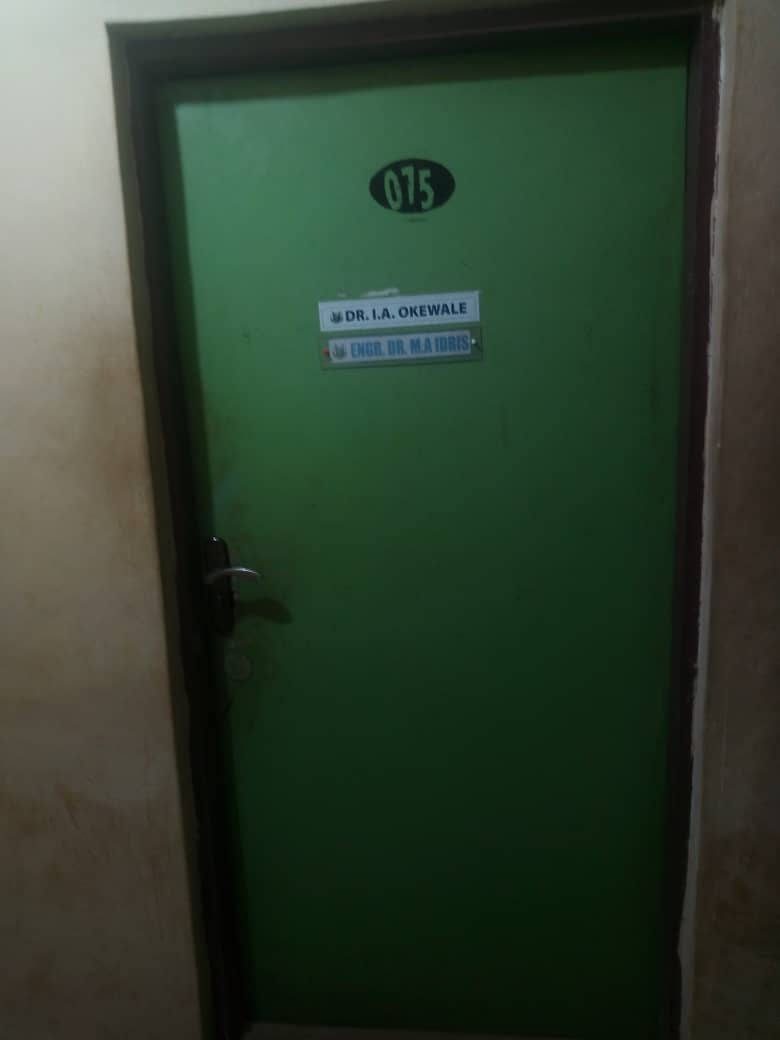
#> input picture opencv-text-detection/images/door4.jpeg, 780 x 1040 px
$ python detect2.py
#> lines starting #> are read from the running program, lines starting #| are printed output that depends on the picture; after the words box and inside, x2 and y2 are one past the last pixel; in counts of white or black regions, pixels touching at a corner belong together
import cv2
import numpy as np

image = cv2.imread("images/door4.jpeg")
#> image is the input picture: shape (1040, 780, 3); mean B, G, R 47.3, 63, 48
copy = image.copy()
cv2.imshow("Original", image)
# cv2.waitKey(0)

gray = cv2.cvtColor(image, cv2.COLOR_BGR2GRAY)
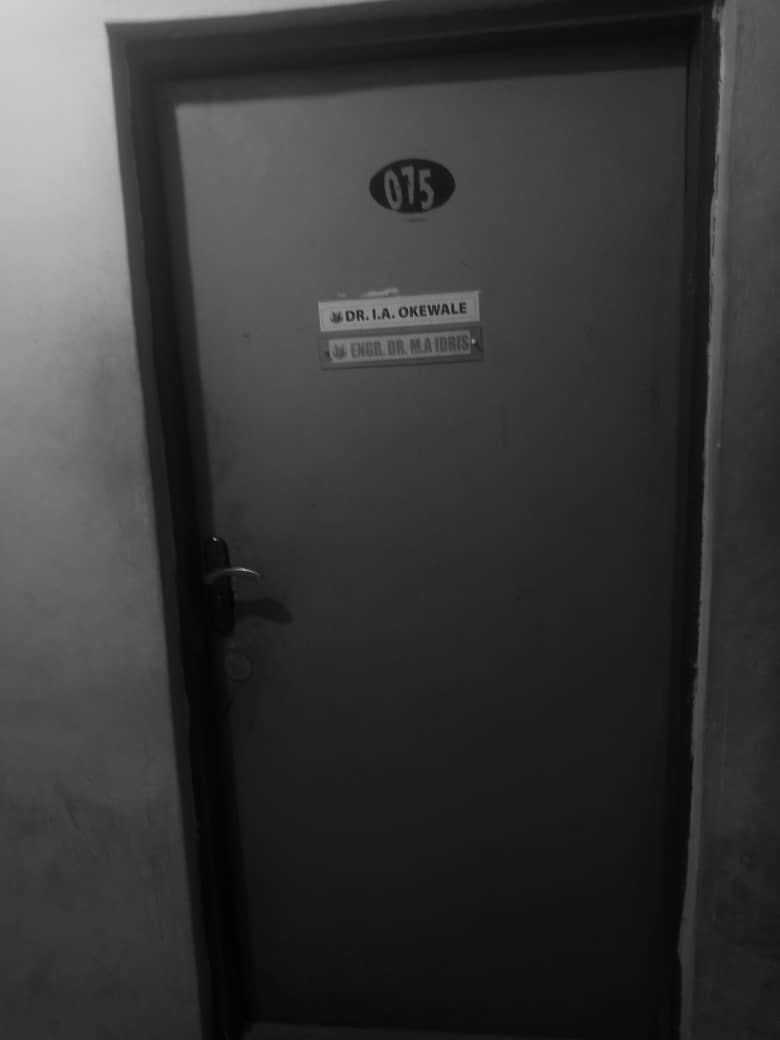
#> gray: shape (1040, 780); min 0, max 207, mean 56.7
cv2.imshow('Gray', gray)
# cv2.waitKey(0)

edged = cv2.Canny(gray, 10, 250)
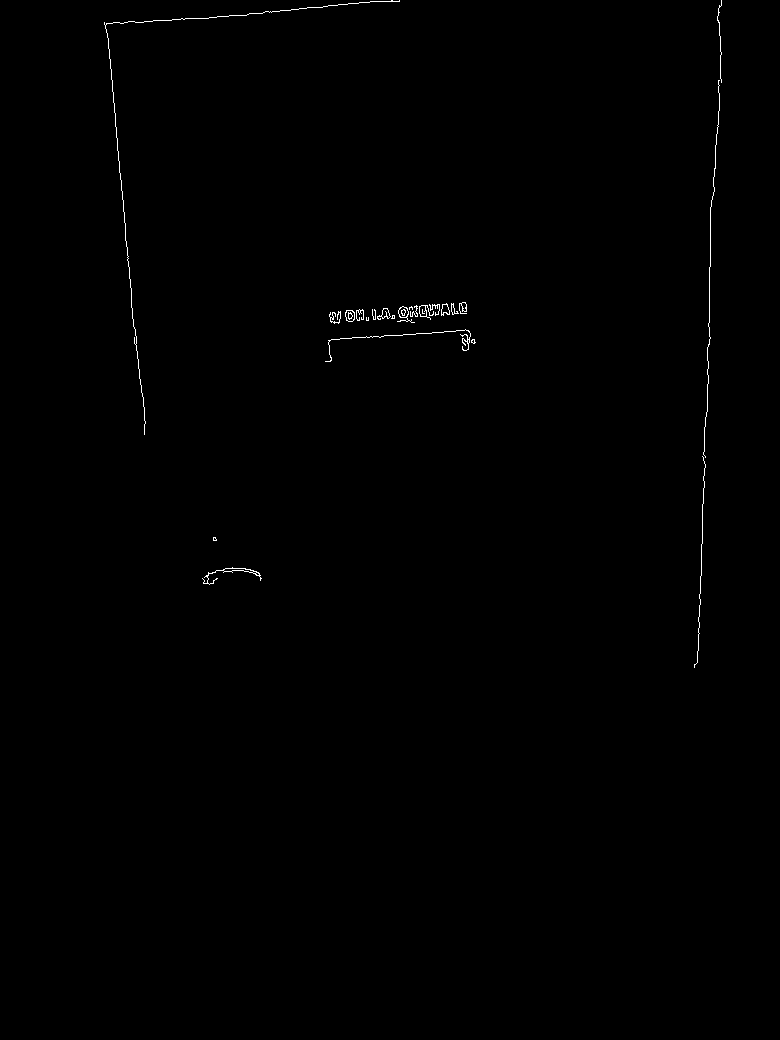
#> edged: shape (1040, 780); 0.3% white in thin lines or dots, all inside (x1, y1, x2, y2) = (104, 0, 722, 668)
cv2.imshow('Edged', edged)
# cv2.waitKey(0)

kernel = np.ones((5, 5), np.uint8)

dilation = cv2.dilate(edged, kernel, iterations=1)
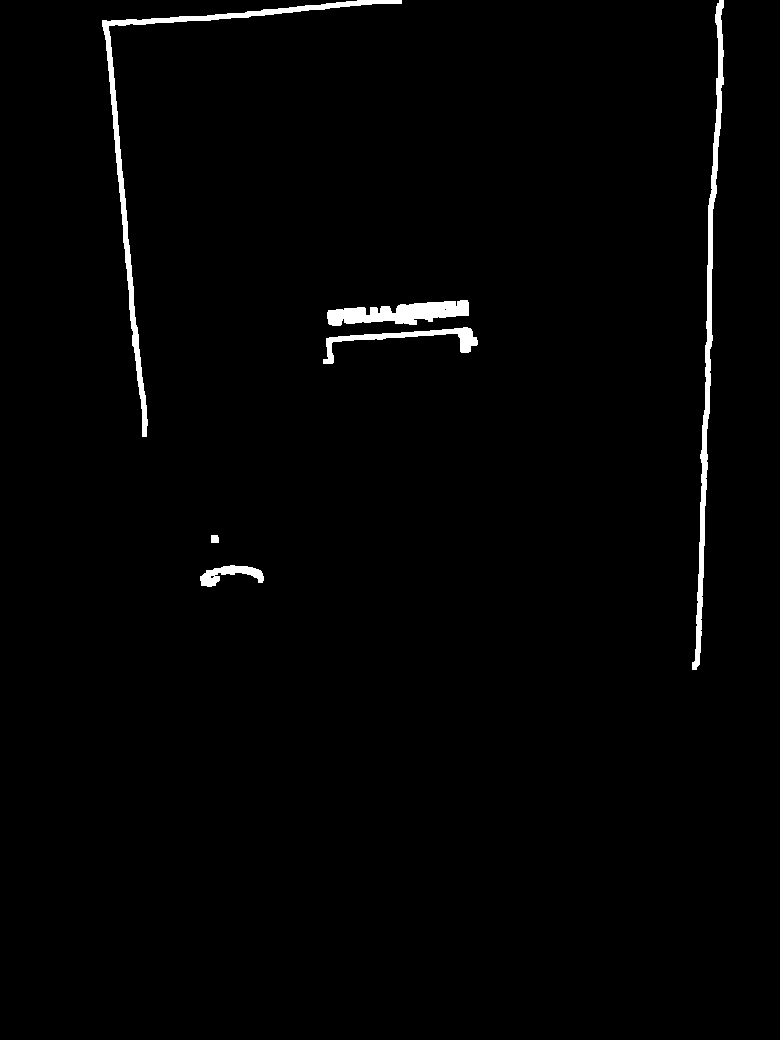
#> dilation: shape (1040, 780); 1.4% white; 6 white regions, box (x1, y1, x2, y2) and area: (102, 0, 402, 437) 3831, (692, 0, 724, 670) 3628, (327, 300, 469, 326) 2237, (323, 327, 478, 364) 1228, (200, 565, 264, 587) 661, (211, 535, 219, 543) 62
cv2.imshow('Dilation', dilation)
# cv2.waitKey(0)

closing = cv2.morphologyEx(dilation, cv2.MORPH_CLOSE, kernel)
#> closing: shape (1040, 780); 1.5% white; 6 white regions
cv2.imshow('Closing', closing)
# cv2.waitKey(0)

# if using OpenCV 4, remove image variable from below
cnts, hiers = cv2.findContours(
    closing, cv2.RETR_EXTERNAL, cv2.CHAIN_APPROX_SIMPLE)
#> cnts = 6 contours; box (x1, y1, x2, y2) and area: (102, 0, 402, 437) 3162, (692, 0, 724, 670) 2975, (327, 300, 469, 326) 2151, (323, 327, 478, 364) 1038, (200, 565, 264, 587) 602, (211, 535, 219, 543) 48

cont = cv2.drawContours(copy, cnts, -1, (0, 0, 0), 1, cv2.LINE_AA)
cv2.imshow('Contours', cont)
# cv2.waitKey(0)

mask = np.zeros(cont.shape[:2], dtype="uint8") * 255

# Draw the contours on the mask
cv2.drawContours(mask, cnts, -1, (255, 255, 255), -1)

# remove the contours from the image and show the resulting images
img = cv2.bitwise_and(cont, cont, mask=mask)
cv2.imshow("Mask", img)
# cv2.waitKey(0)

for c in cnts:
    x, y, w, h = cv2.boundingRect(c)
    if w > 50 and h > 130:
        new_img = img[y:y + h, x:x + w]
        cv2.imwrite('Cropped.png', new_img)
        cv2.imshow("Cropped", new_img)
#> this loop made 6 passes
#> (x, y, w, h) on passes 1 to 6: (200, 565, 64, 22), (211, 535, 8, 8), (323, 327, 155, 37), (327, 300, 142, 26), (692, 0, 32, 670), (102, 0, 300, 437)


while True:
    k = cv2.waitKey(0)
#> (key Esc is pressed here)
    if k == 27:
        break
